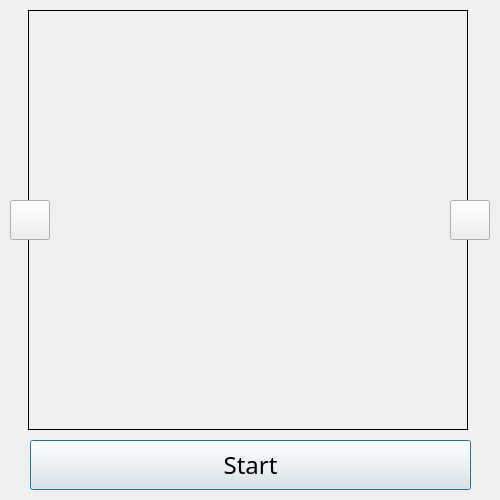
<?xml version="1.0" encoding="UTF-8"?>
<ui version="4.0">
 <class>Dialog</class>
 <widget class="QDialog" name="Dialog">
  <property name="geometry">
   <rect>
    <x>0</x>
    <y>0</y>
    <width>500</width>
    <height>500</height>
   </rect>
  </property>
  <property name="minimumSize">
   <size>
    <width>500</width>
    <height>238</height>
   </size>
  </property>
  <property name="maximumSize">
   <size>
    <width>501</width>
    <height>500</height>
   </size>
  </property>
  <property name="windowTitle">
   <string>Face Regconition App</string>
  </property>
  <widget class="QPushButton" name="startButton">
   <property name="geometry">
    <rect>
     <x>30</x>
     <y>440</y>
     <width>441</width>
     <height>50</height>
    </rect>
   </property>
   <property name="font">
    <font>
     <family>Quicksand</family>
     <pointsize>18</pointsize>
    </font>
   </property>
   <property name="text">
    <string>Start</string>
   </property>
  </widget>
  <widget class="QLabel" name="label">
   <property name="geometry">
    <rect>
     <x>28</x>
     <y>10</y>
     <width>440</width>
     <height>420</height>
    </rect>
   </property>
   <property name="frameShape">
    <enum>QFrame::Box</enum>
   </property>
   <property name="text">
    <string/>
   </property>
  </widget>
  <widget class="QPushButton" name="preButton">
   <property name="geometry">
    <rect>
     <x>10</x>
     <y>200</y>
     <width>40</width>
     <height>40</height>
    </rect>
   </property>
   <property name="text">
    <string/>
   </property>
  </widget>
  <widget class="QPushButton" name="nextButton">
   <property name="geometry">
    <rect>
     <x>450</x>
     <y>200</y>
     <width>40</width>
     <height>40</height>
    </rect>
   </property>
   <property name="text">
    <string/>
   </property>
  </widget>
 </widget>
 <resources>
  <include location="../resource.qrc"/>
  <include location="../resource.qrc"/>
 </resources>
 <connections/>
</ui>
